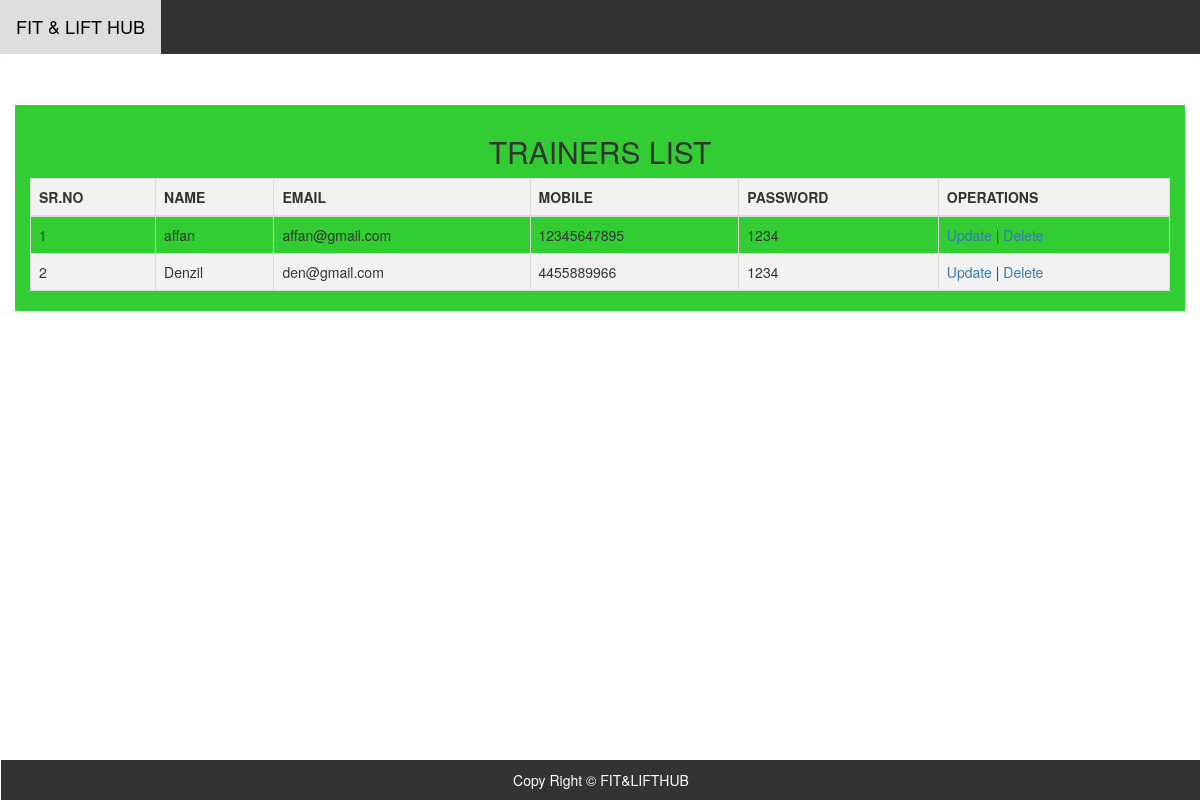
/display_trainer.php, run on the app's committed database.
### tables this page shows
CREATE TABLE `trainer` (
  `TID` int(150) NOT NULL,
  `TNAME` varchar(150) NOT NULL,
  `TMOB` varchar(150) NOT NULL,
  `TEMAIL` varchar(150) NOT NULL,
  `TPASS` varchar(150) NOT NULL
);

### display_trainer.php (the view, shortened to what this page needs)
<?php
  include "database.php";
  $sql = "SELECT * FROM trainer";
  $result = $db->query($sql);
?>
<!DOCTYPE html>
<html lang="en">
<head>
  <link rel="stylesheet" href="https://maxcdn.bootstrapcdn.com/bootstrap/3.4.1/css/bootstrap.min.css">
</head>
<body>
  <nav>
        <a class="title" href="">FIT & LIFT HUB</a>
    </nav>
  <div class="panel">
<div class="container">
  <h2>TRAINERS LIST</h2>
  <table class="table table-bordered">
    <thead>
      <tr>
        <th>SR.NO</th>
        <th>NAME</th>
        <th>EMAIL</th>
        <th>MOBILE</th>
        <th>PASSWORD</th>
        <th>OPERATIONS</th>
      </tr>
    </thead>
    <tbody>
      <?php
      if ($result->num_rows > 0) {
        while($row = $result->fetch_assoc()) {
          echo "<tr>";
          echo "<td>" . $row["TID"] . "</td>";
          echo "<td>" . $row["TNAME"] . "</td>";
          echo "<td>" . $row["TEMAIL"] . "</td>";
          echo "<td>" . $row["TMOB"] . "</td>";
          echo "<td>" . $row["TPASS"] . "</td>";
          echo "<td>";
echo "<a href='update_trainer.php?updateid=" . $row["TID"] . "'>Update</a> | ";
echo "<a href='delete_trainer.php?deleteid=" . $row["TID"] . "' onclick='return confirm(\"Are you sure you want to delete this item?\");'>Delete</a>";
echo "</td>";
          echo "</tr>";
        }
      } else {
        echo "0 results";
      }
      ?>
    </tbody>
  </table>
</div>
<div class="footer">
    <footer><p>Copy Right &copy; FIT&LIFTHUB </p></footer>
  </div>
</body>
</html>

### display_trainer.php (style rules this page uses)
h2 { text-align: center; margin-top: 30px; }
.container { margin-top: 50px; background-color: limegreen; }
table { width: 100%; margin-bottom: 20px; border-collapse: collapse; border-spacing: 0; border: 1px solid #ddd; }
th, td { text-align: left; padding: 8px; }
th { background-color: #f2f2f2; color: #333; }
tr:nth-child(even) { background-color: #f2f2f2; }
a { text-decoration: none; }
.footer { position: fixed; bottom: 0; width: 100%; text-align: center; background-color: #333; color: #fff; padding: 10px 0; }
.footer p { margin: 0; }
nav { background-color: #333; overflow: hidden; }
nav a.title { float: left; color: white; text-align: center; padding: 14px 16px; text-decoration: none; font-size: 18px; }

### data on the page
trainer: TID "1", TNAME "affan", TEMAIL "affan@gmail.com", TMOB "12345647895", TPASS "1234"
trainer: TID "2", TNAME "Denzil", TEMAIL "den@gmail.com", TMOB "4455889966", TPASS "1234"
